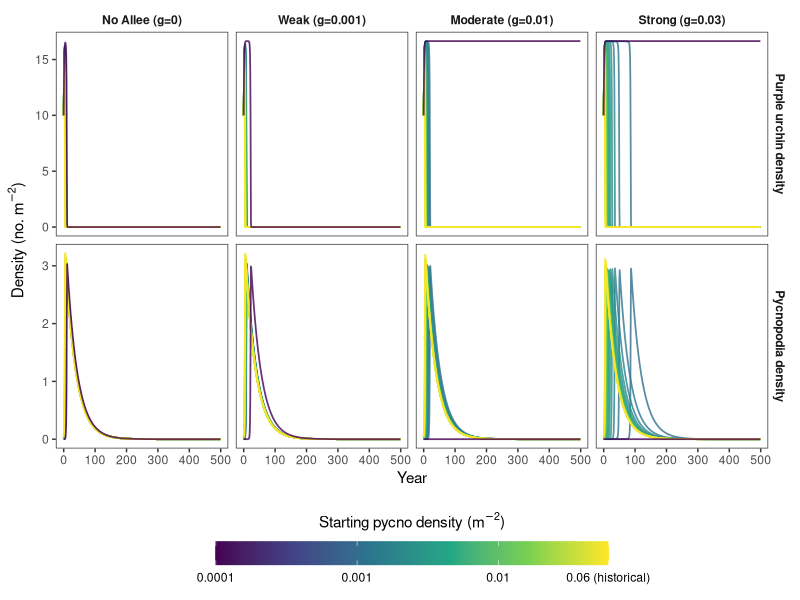

Reproduce this figure in R.
## ---- chunk 1
knitr::opts_chunk$set(echo = TRUE)
## ---- chunk 2
library(deSolve)
library(dplyr)
library(ggplot2)
library(tidyr)
## ---- chunk 3
diffyq <- function(t, N, pars) {

  S <- max(N[1], 0)   # Pycnopodia density
  U <- max(N[4], 0)   # urchin density
  
  X1 <- max(N[2], 0)  # susceptible alternative prey
  X2 <- max(N[3], 0)  # non-susceptible alternative prey
  O <- X1 + X2  # total alternative prey (used in urchin equation denominator)


  # Pycnopodia dynamics--------------------------------------------------------- 
  #   birth term: e * [[p*q*U*S / (1+b*U + c_o*O)] * [(1 - U/K)^z] + (p*q*O*S / (1+b*U + c_o*O)] * [S/(S+g)]
  #   death term: d * S

  
  urchin_consumption <- (pars$rho_u * pars$alpha * U * S) / (1 + pars$b_u * U + pars$c_o * O)
  alt_consumption    <- (pars$rho_x * pars$alpha * O * S) / (1 + pars$b_u * U + pars$c_o * O)
  
  allee_effect <- S / (S + pars$g)
  # nutritional_impact <- pmax(1 - U / pars$K_U, 0) ^ pars$z  # pmax prevents negative base, REMOVED 

  birth_S <- pars$e * (urchin_consumption + alt_consumption) * allee_effect #nutritional impact REMOVED 
  death_S <- pars$d * S

  dSdt <- birth_S - death_S

  # Urchin dynamics-------------------------------------------------------------
  #   growth term: i*U*(1 - U/K)
  #   predation:   p*q*U*S / (1 + b*U + c*O)
  
  growth_U   <- pars$rec * U * (1 - U / pars$K_U)
  predation_U <- (pars$rho_u * pars$alpha * U * S) / (1 + pars$b_u * U + pars$c_o * O) 

  dUdt <- growth_U - predation_U
  
  # Alternative prey -----------------------------------------------------------
 
  # Alternative prey recruitment
  recx <- pars$r * (X1 + X2) * (1 - (X1 + X2) / pars$K_alt)
  
  # Predation on alternative prey by Pycnopodia
  predation_X1 <- (pars$rho_x * pars$alpha * X1 * S) / (1 + pars$b_u * U + pars$c_o * O)
  predation_X2 <- (pars$rho_x * pars$alpha * X2 * S) / (1 + pars$b_u * U + pars$c_o * O)
  
  # Logistic growth + exchange between types - predation
  dx1dt <- 0.5* recx + pars$exchange * (X2 - X1) - predation_X1
  dx2dt <- 0.5 * recx + pars$exchange * (X1 - X2) - predation_X2


  return(list(c(dSdt, dx1dt, dx2dt, dUdt)))
}
## ---- chunk 4
pars <- list(

  # Predation / functional response
  alpha  = 2.5,     # search / attack rate (Q), Galloway et al. uses alpha = 1000
  rho_u  = 1,      # preference weight for urchins (P)
  rho_x  = 1,    # preference weight for alt prey (eat alt prey half the time)
  b_u    = 0.1,   # urchin saturation coefficient (b)
  c_o    = 0.1,    # alt prey saturation coefficient (c)

  # Urchin parameters
  rec    = 0.5,        # fixed urchin recruitment
  K_U    = 16.65,       # urchin carrying capacity
  m      = 0.0833,     # urchin natural mortality rate

  # Pycnopodia parameters 
  e      = 0.05,        # conversion efficiency 
  g      = 0.01,       # Allee effect threshold
  z      = 0.3,        # nutritional value exponent; 1 = linear, >1 = convex penalty
  d      = 0.03,      # sea star mortality - made this up!!! 
  
  # Alternative prey parameters
  r        = 0.5,      # growth rate for alternative prey
  K_alt    = 30,       # carrying capacity for alternative prey
  exchange = 0.1      # exchange rate between susceptible and non-susceptible prey
)
## ---- chunk 5
run_mods <- function(P0,
                     g        = 0.01,
                     d        = 0.03,
                     z        = 0.3,
                     rec      = 1,
                     X0       = 30,
                     K_U      = 16.65,
                     Y0       = 10,  # initial urchin density 
                     ode_fun,
                     pars,
                     n_iter   = 500,
                     interval = 1) {

  # Update parameters for this run
  pars$g    <- g
  pars$d    <- d
  pars$z    <- z
  pars$K_U  <- K_U
  pars$rec  <- rec

  # Run ODE  (state order: S, X1, X2, U)
  out <- ode(
    y     = c(P0, X0, X0, Y0),
    times = seq(0, (n_iter - 1) * interval, by = interval),
    func  = ode_fun,
    parms = pars
  )

  data.frame(
    time   = out[, 1],
    pycno  = out[, 2],
    X1     = out[, 3],
    X2     = out[, 4],
    urchin = out[, 5],
    P0     = P0,
    g      = g,
    d      = d,
    z      = z
  )
}

# ------------------------------------------------------------------------------
# Run scenarios
# ------------------------------------------------------------------------------

P0_vals <- c(0.0001, exp(seq(log(0.001), log(0.06), length.out = 18)))
g_vals  <- c(0, 0.001, 0.01, 0.03)

results <- expand.grid(P0 = P0_vals, g = g_vals) %>%
  rowwise() %>%
  do(run_mods(
    P0       = .$P0,
    g        = .$g,
    ode_fun  = diffyq,
    pars = pars,
    n_iter   = 500
  )) %>%
  ungroup()

## ---- chunk 6

results <- results %>%
  mutate(
    P0_label = paste0("P0 = ", round(P0, 4)),
    g_label  = factor(g, labels = c("No Allee (g=0)",
                                     "Weak (g=0.001)",
                                     "Moderate (g=0.01)",
                                     "Strong (g=0.03)"))
  )

results_long <- results %>%
  select(time, pycno, urchin, P0, P0_label, g_label) %>%
  pivot_longer(cols      = c(pycno, urchin),
               names_to  = "species",
               values_to = "density") %>%
  mutate(species = recode(species,
                          "pycno"  = "Pycnopodia density",
                          "urchin" = "Purple urchin density"))

p_updated <- ggplot(results_long,
                    aes(x = time, y = density,
                        colour = P0, group = P0_label)) +
  geom_line(alpha = 0.8, linewidth = 0.6) +
  scale_colour_viridis_c(
    trans   = "log10",
    name    = expression(paste("Starting pycno density (", m^-2, ")")),
    breaks  = c(0.0001, 0.001, 0.01, 0.06),
    labels  = c("0.0001", "0.001", "0.01", "0.06 (historical)")
  ) +
  facet_grid(species ~ g_label, scales = "free_y") +
  labs(
    x = "Year",
    y = expression(paste("Density (no. ", m^-2, ")"))
  ) +
  theme_bw() +
  theme(
    panel.grid       = element_blank(),
    legend.position  = "bottom",
    legend.key.width = unit(2, "cm"),
    strip.background = element_blank(),
    strip.text       = element_text(face = "bold")
  ) +
  guides(colour = guide_colourbar(title.position = "top", title.hjust = 0.5))
p_updated
